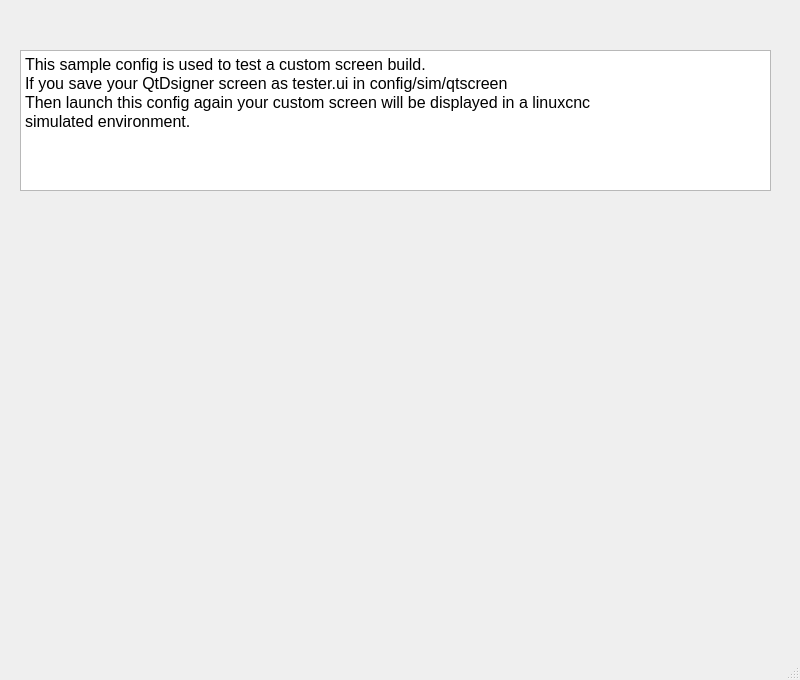
<?xml version="1.0" encoding="UTF-8"?>
<ui version="4.0">
 <class>MainWindow</class>
 <widget class="QMainWindow" name="MainWindow">
  <property name="geometry">
   <rect>
    <x>0</x>
    <y>0</y>
    <width>800</width>
    <height>680</height>
   </rect>
  </property>
  <property name="windowTitle">
   <string>MainWindow</string>
  </property>
  <widget class="QWidget" name="centralwidget">
   <widget class="QTextBrowser" name="textBrowser">
    <property name="geometry">
     <rect>
      <x>20</x>
      <y>50</y>
      <width>751</width>
      <height>141</height>
     </rect>
    </property>
    <property name="html">
     <string>&lt;!DOCTYPE HTML PUBLIC &quot;-//W3C//DTD HTML 4.0//EN&quot; &quot;http://www.w3.org/TR/REC-html40/strict.dtd&quot;&gt;
&lt;html&gt;&lt;head&gt;&lt;meta name=&quot;qrichtext&quot; content=&quot;1&quot; /&gt;&lt;style type=&quot;text/css&quot;&gt;
p, li { white-space: pre-wrap; }
&lt;/style&gt;&lt;/head&gt;&lt;body style=&quot; font-family:'Noto Sans'; font-size:12pt; font-weight:400; font-style:normal;&quot;&gt;
&lt;p style=&quot; margin-top:0px; margin-bottom:0px; margin-left:0px; margin-right:0px; -qt-block-indent:0; text-indent:0px;&quot;&gt;This sample config is used to test a custom screen build.&lt;/p&gt;
&lt;p style=&quot; margin-top:0px; margin-bottom:0px; margin-left:0px; margin-right:0px; -qt-block-indent:0; text-indent:0px;&quot;&gt;If you save your QtDsigner screen as tester.ui in config/sim/qtscreen&lt;/p&gt;
&lt;p style=&quot; margin-top:0px; margin-bottom:0px; margin-left:0px; margin-right:0px; -qt-block-indent:0; text-indent:0px;&quot;&gt;Then launch this config again your custom screen will be displayed in a linuxcnc&lt;/p&gt;
&lt;p style=&quot; margin-top:0px; margin-bottom:0px; margin-left:0px; margin-right:0px; -qt-block-indent:0; text-indent:0px;&quot;&gt;simulated environment.&lt;/p&gt;
&lt;p style=&quot;-qt-paragraph-type:empty; margin-top:0px; margin-bottom:0px; margin-left:0px; margin-right:0px; -qt-block-indent:0; text-indent:0px;&quot;&gt;&lt;br /&gt;&lt;/p&gt;
&lt;p style=&quot;-qt-paragraph-type:empty; margin-top:0px; margin-bottom:0px; margin-left:0px; margin-right:0px; -qt-block-indent:0; text-indent:0px;&quot;&gt;&lt;br /&gt;&lt;/p&gt;&lt;/body&gt;&lt;/html&gt;</string>
    </property>
   </widget>
  </widget>
  <widget class="QMenuBar" name="menubar">
   <property name="geometry">
    <rect>
     <x>0</x>
     <y>0</y>
     <width>800</width>
     <height>32</height>
    </rect>
   </property>
  </widget>
  <widget class="QStatusBar" name="statusbar"/>
 </widget>
 <resources/>
 <connections/>
</ui>
